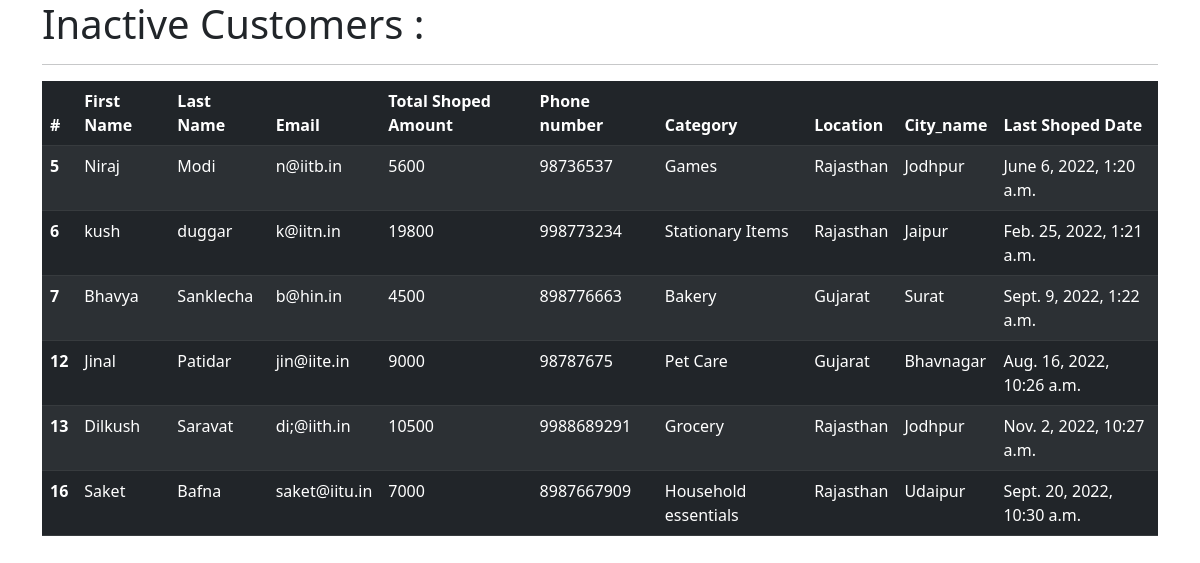
The app's page /is_inactive with its own data.
### App/models.py (models this page shows, shortened)
class Customer(models.Model):
    first_name = models.CharField(max_length=100, null=False)   # represents a character (string) field for the first name of a customer. It can have a maximum length of 100 characters.
    last_name = models.CharField(max_length=100)
    location = models.ForeignKey(Location, on_delete=models.CASCADE)
    email = models.CharField(max_length=100)
    total_shopping_amount = models.IntegerField(default=0)
    preffered_shopping_category = models.ForeignKey(Category, on_delete=models.CASCADE)
    phone = models.IntegerField(default=0)
    last_shoped_date = models.DateTimeField()

class Category(models.Model):
    name=models.CharField(max_length=100, null=False)

class Location(models.Model):
    state_name = models.CharField(max_length=100, null=False)
    city_name = models.CharField(max_length=100)

### App/views.py (the view)
# urls.py: path('is_inactive', views.is_inactive, name='is_inactive'),
def is_inactive(request):
    X_Days = 120
    custs = Customer.objects.all()
    inactive_custs = []
    for cust in custs:
        if cust.last_shoped_date < (timezone.now() - timedelta(days=X_Days)):
            inactive_custs.append(cust) #checking if the last shoped date of a customer is greater than X days. If it is greater then it is inactive user
    context = {
        'custs': inactive_custs
    }
    return render(request, 'is_inactive.html', context)

### App/templates/is_inactive.html (shortened to what this page needs)
<!DOCTYPE html>
<html lang="en">
  <head>
    <link
      href="https://cdn.jsdelivr.net/npm/bootstrap@5.3.0-alpha3/dist/css/bootstrap.min.css"
      rel="stylesheet"
    />
  </head>
  <body>
    <div class="container">
      <h1>Inactive Customers :</h1>
      <hr />
      <table class="table table-dark table-striped">
        <thead>
          <tr>
            <th scope="col">#</th>
            <th scope="col">First Name</th>
            <th scope="col">Last Name</th>
            <th scope="col">Email</th>
            <th scope="col">Total Shoped Amount</th>
            <th scope="col">Phone number</th>
            <th scope="col">Category</th>
            <th scope="col">Location</th>
            <th scope="col">City_name</th>
            <th scope="col">Last Shoped Date</th>
          </tr>
        </thead>
        <tbody>
          {% for cust in custs %}
          <tr>
            <th scope="row">{{cust.id}}</th>
            <td>{{cust.first_name}}</td>
            <td>{{cust.last_name}}</td>
            <td>{{cust.email}}</td>
            <td>{{cust.total_shopping_amount}}</td>
            <td>{{cust.phone}}</td>
            <td>{{cust.preffered_shopping_category.name}}</td>
            <td>{{cust.location.state_name}}</td>
            <td>{{cust.location.city_name}}</td>
            <td>{{cust.last_shoped_date}}</td>
          </tr>
          {% endfor %}
        </tbody>
      </table>
    </div>
  </body>
</html>

### records on screen
Customer: id "5", first_name "Niraj", last_name "Modi", email "n@iitb.in", total_shopping_amount "5600", phone "98736537", preffered_shopping_category.name "Games", location.state_name "Rajasthan", location.city_name "Jodhpur", last_shoped_date "June 6, 2022, 1:20 a.m."
Customer: id "6", first_name "kush", last_name "duggar", email "k@iitn.in", total_shopping_amount "19800", phone "998773234", preffered_shopping_category.name "Stationary Items", location.state_name "Rajasthan", location.city_name "Jaipur", last_shoped_date "Feb. 25, 2022, 1:21 a.m."
Customer: id "7", first_name "Bhavya", last_name "Sanklecha", email "b@hin.in", total_shopping_amount "4500", phone "898776663", preffered_shopping_category.name "Bakery", location.state_name "Gujarat", location.city_name "Surat", last_shoped_date "Sept. 9, 2022, 1:22 a.m."
Customer: id "12", first_name "Jinal", last_name "Patidar", email "jin@iite.in", total_shopping_amount "9000", phone "98787675", preffered_shopping_category.name "Pet Care", location.state_name "Gujarat", location.city_name "Bhavnagar", last_shoped_date "Aug. 16, 2022, 10:26 a.m."
Customer: id "13", first_name "Dilkush", last_name "Saravat", email "di;@iith.in", total_shopping_amount "10500", phone "9988689291", preffered_shopping_category.name "Grocery", location.state_name "Rajasthan", location.city_name "Jodhpur", last_shoped_date "Nov. 2, 2022, 10:27 a.m."
Customer: id "16", first_name "Saket", last_name "Bafna", email "saket@iitu.in", total_shopping_amount "7000", phone "8987667909", preffered_shopping_category.name "Household essentials", location.state_name "Rajasthan", location.city_name "Udaipur", last_shoped_date "Sept. 20, 2022, 10:30 a.m."
